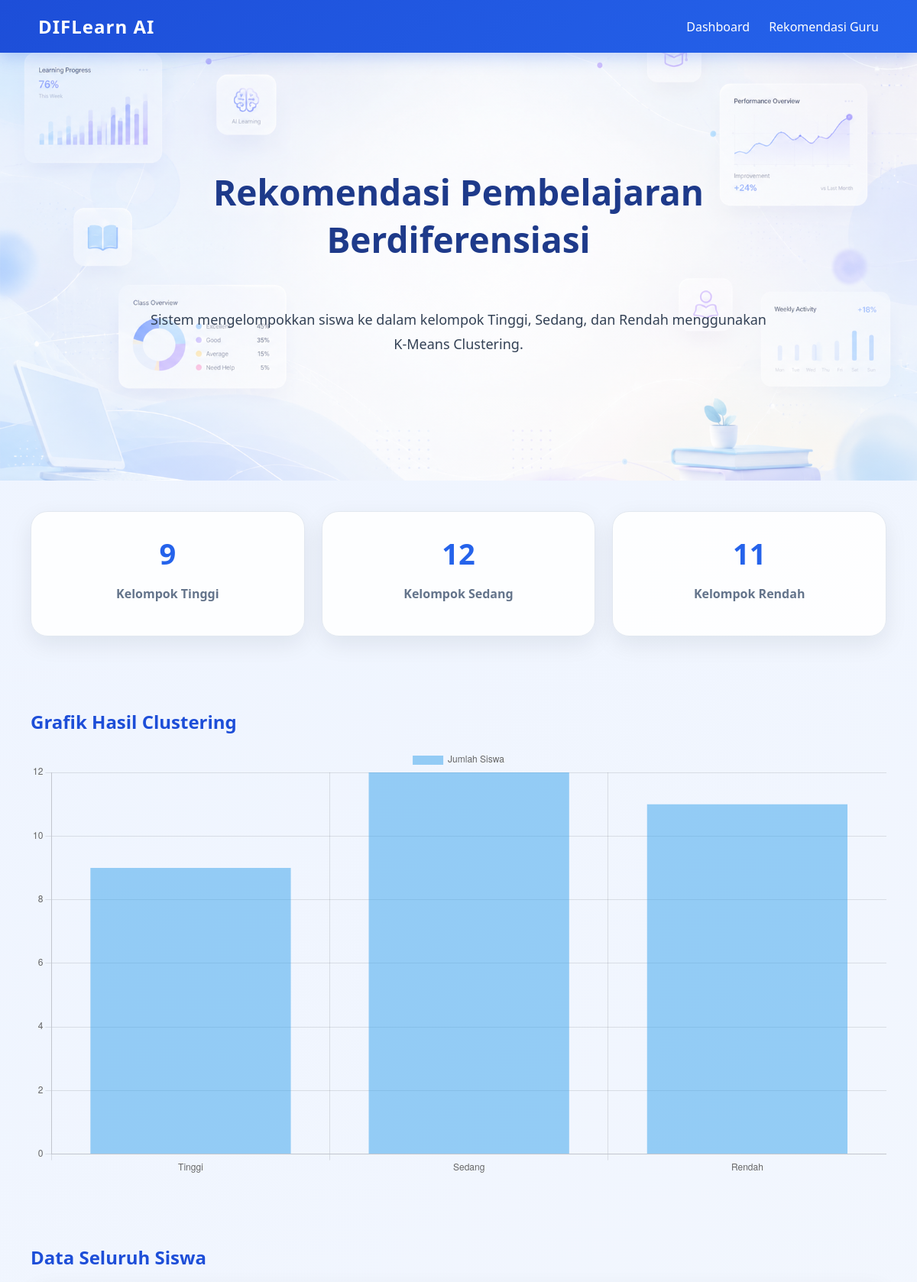
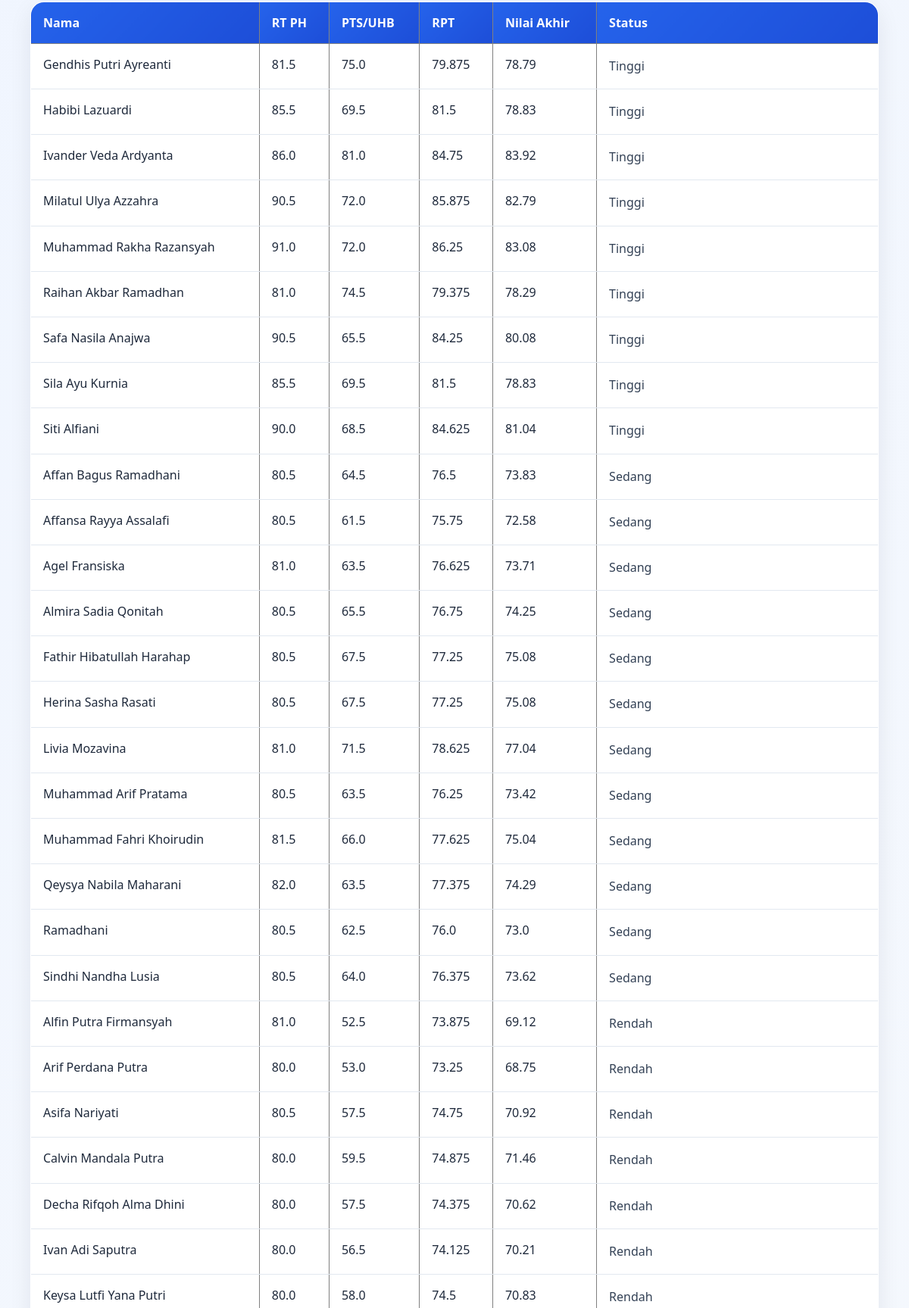
The page /rekomendasi (upper part) on the database its author committed (2 pictures, top to bottom).
### tables this page shows
CREATE TABLE students (
    id INTEGER PRIMARY KEY AUTOINCREMENT,
    nama TEXT,
    rt_ph REAL,
    uhb REAL,
    rpt REAL,
    nilai_akhir REAL,
    status TEXT,
    rekomendasi TEXT
);

### app.py (the view)
@app.route("/rekomendasi")
def rekomendasi():
    cursor.execute("SELECT * FROM students")
    rows = cursor.fetchall()
    tinggi_students = []
    sedang_students = []
    rendah_students = []
    for row in rows:
        siswa = {
            "nama": row[1],
            "rt_ph": row[2],
            "pts": row[3],      # UHB/PTS
            "rpt": row[4],
            "nilai_akhir": row[5],
            "status": row[6],
            "rekomendasi": row[7]
        }
        if row[6] == "Tinggi":
            tinggi_students.append(siswa)
        elif row[6] == "Sedang":
            sedang_students.append(siswa)
        elif row[6] == "Rendah":
            rendah_students.append(siswa)
    return render_template(
        "rekomendasi.html",
        tinggi_students=tinggi_students,
        sedang_students=sedang_students,
        rendah_students=rendah_students
    )

### templates/rekomendasi.html (shortened to what this page needs)
<!DOCTYPE html>
<html>
<head>
    <link rel="stylesheet"
          href="{{ url_for('static', filename='style.css') }}">
</head>
<body>
<nav>
    <h2>DIFLearn AI</h2>
    <ul>
        <li><a href="/">Dashboard</a></li>
        <li><a href="/rekomendasi">Rekomendasi Guru</a></li>
    </ul>
</nav>
<header class="hero">
    <h1>Rekomendasi Pembelajaran Berdiferensiasi</h1>
    <p>
        Sistem mengelompokkan siswa ke dalam kelompok
        Tinggi, Sedang, dan Rendah menggunakan
        K-Means Clustering.
    </p>
</header>
<section class="stats">
    <div class="card">
        <h2>{{ tinggi_students|length }}</h2>
        <p>Kelompok Tinggi</p>
    </div>
    <div class="card">
        <h2>{{ sedang_students|length }}</h2>
        <p>Kelompok Sedang</p>
    </div>
    <div class="card">
        <h2>{{ rendah_students|length }}</h2>
        <p>Kelompok Rendah</p>
    </div>
</section>
<section class="table-section">
    <h2>Grafik Hasil Clustering</h2>
    <canvas id="clusterChart"></canvas>
</section>
<section class="table-section">
    <h2>Data Seluruh Siswa</h2>
    <table border="1" width="100%">
        <tr>
            <th>Nama</th>
            <th>RT PH</th>
            <th>PTS/UHB</th>
            <th>RPT</th>
            <th>Nilai Akhir</th>
            <th>Status</th>
        </tr>
        {% for siswa in tinggi_students %}
        <tr>
            <td>{{ siswa.nama }}</td>
            <td>{{ siswa.rt_ph }}</td>
            <td>{{ siswa.pts }}</td>
            <td>{{ siswa.rpt }}</td>
            <td>{{ siswa.nilai_akhir }}</td>
            <td>Tinggi</td>
        </tr>
        {% endfor %}
        {% for siswa in sedang_students %}
        <tr>
            <td>{{ siswa.nama }}</td>
            <td>{{ siswa.rt_ph }}</td>
            <td>{{ siswa.pts }}</td>
            <td>{{ siswa.rpt }}</td>
            <td>{{ siswa.nilai_akhir }}</td>
            <td>Sedang</td>
        </tr>
        {% endfor %}
        {% for siswa in rendah_students %}
        <tr>
            <td>{{ siswa.nama }}</td>
            <td>{{ siswa.rt_ph }}</td>
            <td>{{ siswa.pts }}</td>
            <td>{{ siswa.rpt }}</td>
            <td>{{ siswa.nilai_akhir }}</td>
            <td>Rendah</td>
        </tr>
        {% endfor %}
    </table>
</section>
<script>
const tinggi = {{ tinggi_students|length }};
const sedang = {{ sedang_students|length }};
const rendah = {{ rendah_students|length }};
new Chart(
    document.getElementById('clusterChart'),
    {
        type: 'bar',
        data: {
            labels: [
                'Tinggi',
                'Sedang',
                'Rendah'
            ],
            datasets: [{
                label: 'Jumlah Siswa',
                data: [
                    tinggi,
                    sedang,
                    rendah
                ]
            }]
        }
    }
);
</script>
</body>
</html>

### static/style.css (style rules this page uses)
* { box-sizing: border-box; }
html { scroll-behavior: smooth; }
body { margin: 0; font-family: 'Segoe UI', Arial, sans-serif; background: linear-gradient(135deg, #eef4ff, #f8fafc); color: #1e293b; }
nav { background: linear-gradient(135deg, #1d4ed8, #2563eb); color: white; display: flex; justify-content: space-between; padding: 18px 50px; align-items: center; box-shadow: 0 6px 20px rgba(37, 99, 235, 0.25); position: sticky; top: 0; z-index: 10; }
nav h2 { margin: 0; letter-spacing: 1px; }
nav ul { display: flex; list-style: none; gap: 25px; margin: 0; }
nav li { cursor: pointer; font-weight: 500; }
nav a { color: white; text-decoration: none; }
.hero { text-align: center; padding: 120px 20px; background-image: linear-gradient(rgba(255,255,255,0.18), rgba(255,255,255,0.40)), url("/static/bg-education.png"); background-size: cover; background-position: center; background-repeat: no-repeat; min-height: 560px; display: flex; flex-direction: column; justify-content: center; align-items: center; }
.hero h1 { font-size: 46px; color: #1e3a8a; max-width: 900px; margin-bottom: 15px; text-shadow: 0 4px 20px rgba(255,255,255,0.9); }
.hero p { font-size: 18px; width: 70%; margin: auto; line-height: 1.8; color: #334155; text-shadow: 0 4px 18px rgba(255,255,255,0.95); }
.stats { display: grid; grid-template-columns: repeat(auto-fit, minmax(220px, 1fr)); gap: 22px; padding: 40px; }
.card { background: rgba(255, 255, 255, 0.9); padding: 28px; text-align: center; border-radius: 22px; box-shadow: 0 10px 30px rgba(15, 23, 42, 0.08); border: 1px solid #e2e8f0; transition: 0.3s; }
.card h2 { color: #2563eb; font-size: 38px; margin: 0; }
.card p { color: #64748b; font-weight: 600; }
.form-section, .chart-section, .table-section { padding: 35px 40px; }
.form-section h2, .chart-section h2, .table-section h2 { color: #1d4ed8; margin-bottom: 18px; }
table { width: 100%; background: white; border-collapse: collapse; border-radius: 18px; overflow: hidden; box-shadow: 0 10px 30px rgba(15, 23, 42, 0.08); }
table th { background: linear-gradient(135deg, #2563eb, #1d4ed8); color: white; padding: 16px; text-align: left; }
table td { padding: 16px; border-bottom: 1px solid #e2e8f0; vertical-align: top; }
table td:last-child { min-width: 320px; line-height: 1.7; color: #334155; }

### rows shown on the page
students: nama "Gendhis Putri Ayreanti", rt_ph "81.5", pts "75.0", rpt "79.875", nilai_akhir "78.79"
students: nama "Habibi Lazuardi", rt_ph "85.5", pts "69.5", rpt "81.5", nilai_akhir "78.83"
students: nama "Ivander Veda Ardyanta", rt_ph "86.0", pts "81.0", rpt "84.75", nilai_akhir "83.92"
students: nama "Milatul Ulya Azzahra", rt_ph "90.5", pts "72.0", rpt "85.875", nilai_akhir "82.79"
students: nama "Muhammad Rakha Razansyah", rt_ph "91.0", pts "72.0", rpt "86.25", nilai_akhir "83.08"
students: nama "Raihan Akbar Ramadhan", rt_ph "81.0", pts "74.5", rpt "79.375", nilai_akhir "78.29"
students: nama "Safa Nasila Anajwa", rt_ph "90.5", pts "65.5", rpt "84.25", nilai_akhir "80.08"
students: nama "Sila Ayu Kurnia", rt_ph "85.5", pts "69.5", rpt "81.5", nilai_akhir "78.83"
students: nama "Siti Alfiani", rt_ph "90.0", pts "68.5", rpt "84.625", nilai_akhir "81.04"
students: nama "Affan Bagus Ramadhani", rt_ph "80.5", pts "64.5", rpt "76.5", nilai_akhir "73.83"
students: nama "Affansa Rayya Assalafi", rt_ph "80.5", pts "61.5", rpt "75.75", nilai_akhir "72.58"
students: nama "Agel Fransiska", rt_ph "81.0", pts "63.5", rpt "76.625", nilai_akhir "73.71"
students: nama "Almira Sadia Qonitah", rt_ph "80.5", pts "65.5", rpt "76.75", nilai_akhir "74.25"
students: nama "Fathir Hibatullah Harahap", rt_ph "80.5", pts "67.5", rpt "77.25", nilai_akhir "75.08"
students: nama "Herina Sasha Rasati", rt_ph "80.5", pts "67.5", rpt "77.25", nilai_akhir "75.08"
students: nama "Livia Mozavina", rt_ph "81.0", pts "71.5", rpt "78.625", nilai_akhir "77.04"
students: nama "Muhammad Arif Pratama", rt_ph "80.5", pts "63.5", rpt "76.25", nilai_akhir "73.42"
students: nama "Muhammad Fahri Khoirudin", rt_ph "81.5", pts "66.0", rpt "77.625", nilai_akhir "75.04"
students: nama "Qeysya Nabila Maharani", rt_ph "82.0", pts "63.5", rpt "77.375", nilai_akhir "74.29"
students: nama "Ramadhani", rt_ph "80.5", pts "62.5", rpt "76.0", nilai_akhir "73.0"
students: nama "Sindhi Nandha Lusia", rt_ph "80.5", pts "64.0", rpt "76.375", nilai_akhir "73.62"
students: nama "Alfin Putra Firmansyah", rt_ph "81.0", pts "52.5", rpt "73.875", nilai_akhir "69.12"
students: nama "Arif Perdana Putra", rt_ph "80.0", pts "53.0", rpt "73.25", nilai_akhir "68.75"
students: nama "Asifa Nariyati", rt_ph "80.5", pts "57.5", rpt "74.75", nilai_akhir "70.92"
students: nama "Calvin Mandala Putra", rt_ph "80.0", pts "59.5", rpt "74.875", nilai_akhir "71.46"
students: nama "Decha Rifqoh Alma Dhini", rt_ph "80.0", pts "57.5", rpt "74.375", nilai_akhir "70.62"
students: nama "Ivan Adi Saputra", rt_ph "80.0", pts "56.5", rpt "74.125", nilai_akhir "70.21"
students: nama "Keysa Lutfi Yana Putri", rt_ph "80.0", pts "58.0", rpt "74.5", nilai_akhir "70.83"

### other values the page prints
{{ tinggi_students|length }} "9"
{{ sedang_students|length }} "12"
{{ rendah_students|length }} "11"
chart data {{ tinggi_students|length }} 9
chart data {{ sedang_students|length }} 12
chart data {{ rendah_students|length }} 11
